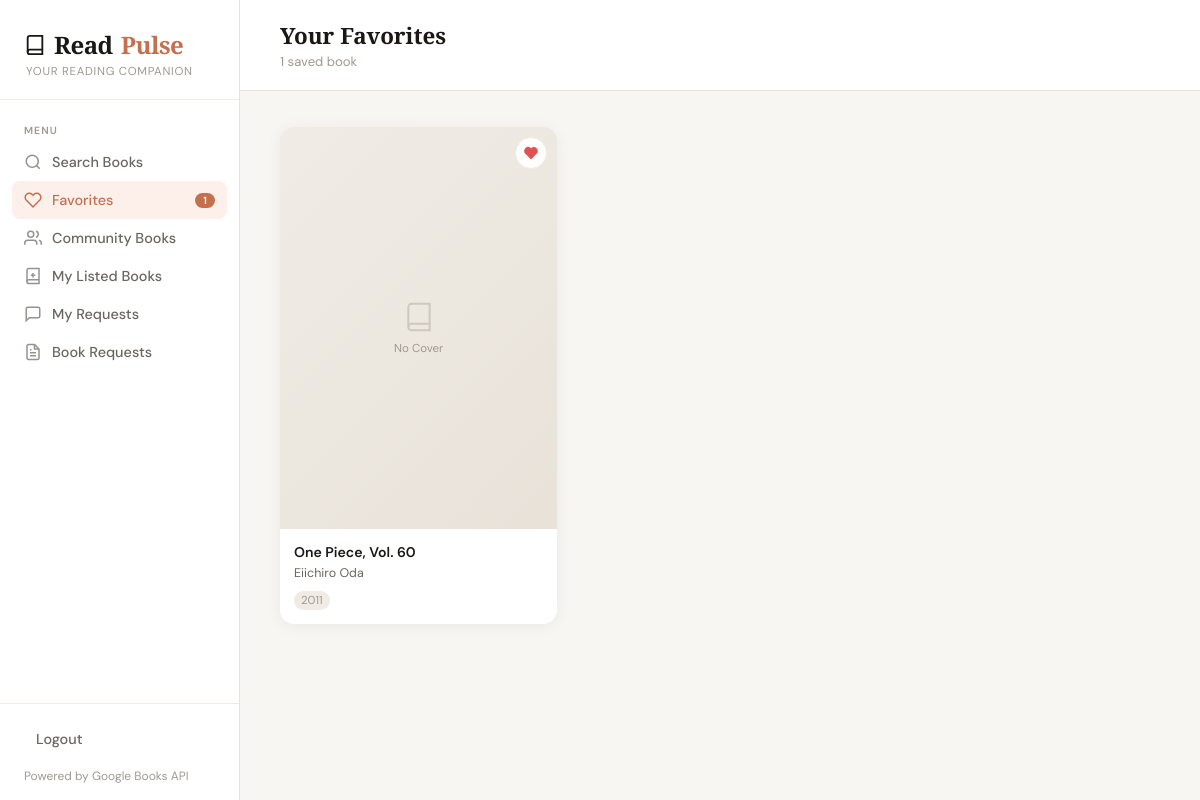
The page /favorites/ (signed in) on the database its author committed.
### books/models.py (models this page shows, shortened)
class FavoriteBook(models.Model):
    google_books_id = models.CharField(max_length=100, unique=True)
    title = models.CharField(max_length=500)
    authors = models.CharField(max_length=500, blank=True, default='')
    description = models.TextField(blank=True, default='')
    thumbnail = models.TextField(blank=True, default='')
    published_date = models.CharField(max_length=50, blank=True, default='')
    page_count = models.IntegerField(null=True, blank=True)
    categories = models.CharField(max_length=500, blank=True, default='')
    average_rating = models.FloatField(null=True, blank=True)
    created_at = models.DateTimeField(auto_now_add=True)
    class Meta:
        ordering = ['-created_at']

### books/views.py (the view)
# urls.py: path('favorites/', views.favorites_page, name='favorites'),
@login_required
def favorites_page(request):
    favorites = FavoriteBook.objects.all()
    return render(request, 'books/favorites.html', {
        'favorites': favorites,
        'fav_count': favorites.count(),
    })

### templates/books/favorites.html (shortened to what this page needs)
{% extends "books/base.html" %}
{% load static %}
{% block content %}
<div class="topbar">
  <div>
    <div class="topbar-title">Your Favorites</div>
    <div class="topbar-subtitle">
      <span id="fav-count">{{ favorites|length }}</span> saved book{{ favorites|length|pluralize }}
    </div>
  </div>
</div>
<div class="page-content">
  <div id="fav-area">
    {% if favorites %}
    <div class="fav-grid" id="fav-grid">
      {% for book in favorites %}
      <div class="fav-card" data-id="{{ book.google_books_id }}">
        <button class="remove-btn" data-id="{{ book.google_books_id }}" aria-label="Remove from favorites" title="Remove">
          <svg viewBox="0 0 24 24" fill="none" stroke="currentColor" stroke-width="2.5" stroke-linecap="round">
            <path d="M20.84 4.61a5.5 5.5 0 0 0-7.78 0L12 5.67l-1.06-1.06a5.5 5.5 0 0 0-7.78 7.78l1.06 1.06L12 21.23l7.78-7.78 1.06-1.06a5.5 5.5 0 0 0 0-7.78z"
              fill="#e05252" stroke="#e05252"/>
          </svg>
        </button>
        <a href="/books/{{ book.google_books_id }}/" class="book-card-link" aria-label="View details for {{ book.title }}">
          <div class="book-cover">
          </div>
          <div class="book-info">
            <div class="book-title">{{ book.title }}</div>
            {% if book.authors %}
            <div class="book-author">{{ book.authors }}</div>
            {% endif %}
            <div class="book-meta">
              {% if book.published_date %}
              <span class="book-year">{{ book.published_date|slice:":4" }}</span>
              {% endif %}
            </div>
          </div>
        </a>
      </div>
      {% endfor %}
    </div>
    {% else %}
    <div class="status-msg">
      <span class="status-icon">🤍</span>
      <p>Your favorites list is empty.</p>
      <p class="status-hint"><a href="/" style="color:var(--accent)">Search for books</a> and tap the heart to save them here.</p>
    </div>
    {% endif %}
  </div>
</div>
{% endblock %}

### static/css/main.css (style rules this page uses)
:root { --bg: #f8f6f2; --surface: #ffffff; --surface-hover: #f4f1ec; --border: #e8e2d9; --border-light: #f0ece5; --text-primary: #1a1714; --text-secondary: #6b6560; --text-muted: #a09991; --accent: #c4704f; --accent-hover: #b05e3d; --accent-light: #fdf0ea; --accent-light-hover: #fae4d8; --heart: #e05252; --heart-hover: #c93f3f; --heart-active: #fff0f0; --sidebar-w: 240px; --radius: 14px; --radius-sm: 8px; --shadow: 0 2px 16px rgba(0,0,0,0.06); --shadow-md: 0 4px 24px rgba(0,0,0,0.09); --transition: 0.2s ease; }
*, *::before, *::after { box-sizing: border-box; margin: 0; padding: 0; }
html { font-size: 16px; }
body { font-family: 'DM Sans', sans-serif; background: var(--bg); color: var(--text-primary); min-height: 100vh; display: flex; overflow-x: hidden; }
.topbar { background: var(--surface); border-bottom: 1px solid var(--border); padding: 20px 40px; display: flex; align-items: center; justify-content: space-between; position: sticky; top: 0; z-index: 50; }
.topbar-title { font-family: 'Playfair Display', serif; font-size: 1.4rem; font-weight: 600; color: var(--text-primary); }
.topbar-subtitle { font-size: 0.82rem; color: var(--text-muted); margin-top: 2px; }
.page-content { padding: 36px 40px; flex: 1; }
.book-cover { position: relative; width: 100%; padding-top: 145%; background: var(--border-light); overflow: hidden; }
.book-info { padding: 14px; flex: 1; display: flex; flex-direction: column; gap: 4px; }
.book-title { font-weight: 600; font-size: 0.88rem; color: var(--text-primary); line-height: 1.3; display: -webkit-box; -webkit-line-clamp: 2; -webkit-box-orient: vertical; overflow: hidden; }
.book-author { font-size: 0.78rem; color: var(--text-secondary); display: -webkit-box; -webkit-line-clamp: 1; -webkit-box-orient: vertical; overflow: hidden; }
.book-meta { display: flex; align-items: center; gap: 6px; margin-top: 6px; flex-wrap: wrap; }
.book-year { font-size: 0.72rem; color: var(--text-muted); background: var(--border-light); padding: 2px 7px; border-radius: 20px; }
.fav-grid { display: grid; grid-template-columns: repeat(auto-fill, minmax(220px, 1fr)); gap: 24px; }
.fav-card { background: var(--surface); border-radius: var(--radius); overflow: hidden; box-shadow: var(--shadow); transition: box-shadow var(--transition), transform var(--transition); display: flex; flex-direction: column; position: relative; }
.remove-btn { position: absolute; top: 10px; right: 10px; width: 32px; height: 32px; background: rgba(255,255,255,0.92); backdrop-filter: blur(4px); border: 1px solid var(--border-light); border-radius: 50%; display: flex; align-items: center; justify-content: center; cursor: pointer; transition: background var(--transition), border-color var(--transition), transform 0.15s; z-index: 2; }
.remove-btn svg { width: 14px; height: 14px; color: #e05252; stroke-width: 2.5; }
.book-card-link { display: block; text-decoration: none; color: inherit; }
.fav-card { position: relative; }
.fav-card .remove-btn { z-index: 2; }
.fav-card .book-card-link { display: flex; flex-direction: column; }

### rows shown on the page
FavoriteBook: title "One Piece, Vol. 60", authors "Eiichiro Oda", published_date "2011"

### other values the page prints
{{ fav_count }} "1"
{{ favorites|length }} "1"
